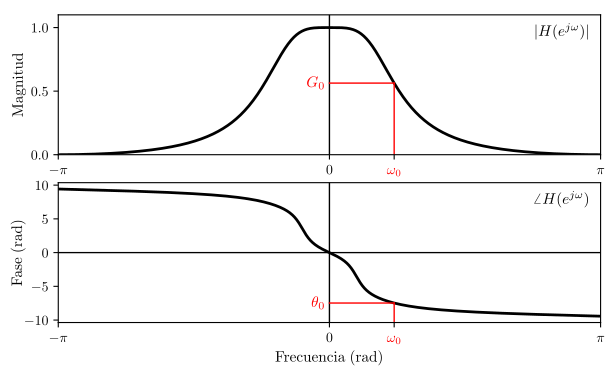

Generate this figure with Python:
import matplotlib.pyplot as plt
import numpy as np
from scipy import signal

__author__ = 'ernesto'

# use latex
plt.rcParams['text.usetex'] = True
plt.rcParams['text.latex.preview'] = True
plt.rcParams['text.latex.preamble'] = [r'\usepackage{amsmath}']

# Filtro butter pasabajos
# Orden y frecuencia de corte
ord = 2
wc = 0.2 # frecuencia de corte, 0 < wc < 1
b1, a1 = signal.butter(ord, wc)
# Frecuencia específica
omega0 = 0.75

# Polos y ceros del filtro
zeros1 = np.roots(b1)
poles1 = np.roots(a1)

# Se agrega un par de polos y ceros de un filtro pasatodos para cambiar la respuesta en fase  y
# así hacer que el retardo de grupo sea mas grande.
pn = 0.9 * np.exp(1j * np.pi / 10)
zeros = np.append(zeros1, [1/pn, np.conj(1/pn)])
poles = np.append(poles1, [pn, np.conj(pn)])
b = np.poly(zeros)
a = np.poly(poles)

# Normalización para ganancia 1 en continua
G = np.polyval(b, 1) / np.polyval(a, 1)
a = G * a

# Respuesta en frecuencia y retardo de grupo del filtro
ntheta = 512
# respuesta en frecuencia
w_half, H = signal.freqz(b, a, ntheta)
# magnitud de la respuesta en frecuencia
magH_half = np.abs(H)
# fase de la respuesta en frecuencia
phiH_half = np.unwrap(np.angle(H))
# retardo de grupo de la respuesta en frecuencia
grdH = signal.group_delay((b, a), w_half)

# construcción de la respuesta en frecuencia entre -pi y pi
w = np.append(-np.flip(w_half[1:]), w_half)
magH = np.append(np.flip(magH_half[1:]), magH_half)
phiH = np.append(-np.flip(phiH_half[1:]), phiH_half)

# evaluación de la respuesta en frecuencia en theta_0
_, H_omega0 = signal.freqz(b, a, omega0)
G0 = np.abs(H_omega0[0])
# lo siguiente hay que hacerlo porque la fase esta desenvuelta
# indice del valor mas cercano a theta0 en w_half
idx_w0 = (np.abs(w_half - omega0)).argmin()
theta0 = np.angle(H_omega0[0]) + int(phiH_half[idx_w0] / np.pi) * np.pi

# Figuras
fs = 11
xmax = np.pi
xmin = -np.pi
xticks = [-np.pi, 0, omega0, np.pi]
xticks_labels = ['$-\pi$', '$0$', r'$\omega_0$', '$\pi$']
ind_theta0 = 2
ylabel_xcoord = -0.06
ylabel_coords = -0.05

fig = plt.figure(0, figsize=(7, 4), frameon=False)
ax = plt.subplot2grid((2, 1), (0, 0), rowspan=1, colspan=1)
ymax = 1.1
plt.xlim(xmin, xmax)
plt.ylim(0, ymax)
plt.plot(w, magH, lw=2, color='k')
plt.plot([0, 0], [0, ymax], lw=1, color='k')
plt.yticks([0, 0.5, 1])
plt.xticks(xticks, xticks_labels)
plt.ylabel(r"$\rm Magnitud$", fontsize=fs)
# se alinea la etiqueta del eje y de ambas graficas
ax.yaxis.set_label_coords(ylabel_xcoord, 0.5)
# se cambia el color de la etiqueta theta0
labels = plt.gca().get_xticklabels()
labels[ind_theta0].set_color('red')
# ganancia en theta0
plt.plot([omega0, omega0], [0, G0], 'r', lw=1)
plt.plot([0, omega0], [G0, G0], 'r', lw=1)
plt.text(ylabel_coords, G0, '$G_0$', fontsize=fs, ha='right', va='center', color='r')
# etiqueta de la gráfica
plt.text(0.98, 0.85, '$|H(e^{j\omega})|$', fontsize=fs, ha='right', va='baseline', transform = ax.transAxes)

ax = plt.subplot2grid((2, 1), (1, 0), rowspan=1, colspan=1)
plt.plot(w, phiH, lw=2, color='k')
plt.xlim(xmin, xmax)
ymin, ymax = ax.get_ylim()
plt.ylim(ymin, ymax)
plt.plot([xmin, xmax], [0, 0], lw=1, color='k')
plt.plot([0, 0], [ymin, ymax], lw=1, color='k')
plt.xticks(xticks, xticks_labels)
plt.xlabel(r"$\rm Frecuencia\;(rad)$", fontsize=fs)
plt.ylabel(r"$\rm Fase\;(rad)$", fontsize=fs)
# se alinea la etiqueta del eje y de ambas graficas
ax.yaxis.set_label_coords(ylabel_xcoord, 0.5)
# se cambia el color de la etiqueta theta_0
labels = plt.gca().get_xticklabels()
labels[ind_theta0].set_color('red')
# ganancia en theta0
plt.plot([omega0, omega0], [ymin, theta0], 'r', lw=1)
plt.plot([0, omega0], [theta0, theta0], 'r', lw=1)
plt.text(ylabel_coords, theta0, r'$\theta_0$', fontsize=fs, ha='right', va='center', color='r')
# etiqueta de la gráfica
plt.text(0.98, 0.85, r'$\angle H(e^{j\omega})$', fontsize=fs, ha='right', va='baseline', transform = ax.transAxes)

plt.savefig('seq_and_sys_frequency_response.pdf', bbox_inches='tight')
plt.show()
